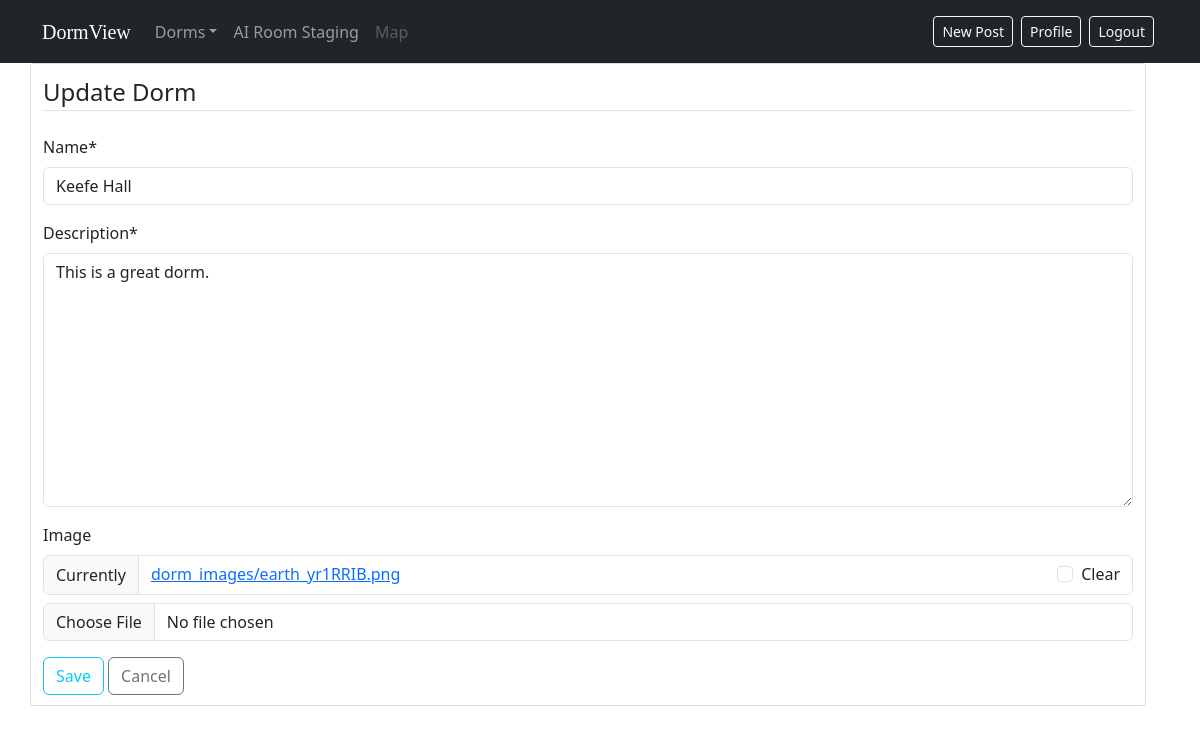
The page /dorm/keefe-hall/update/ (signed in) on the database as committed earlier.
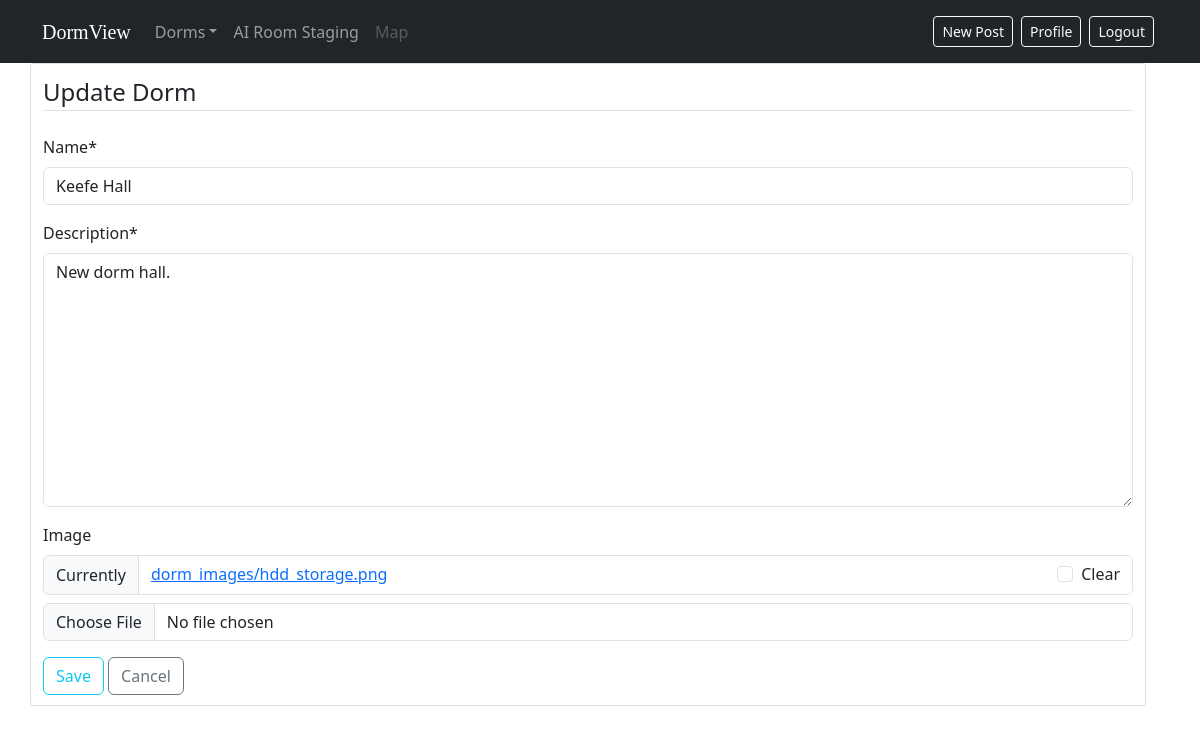
The same page on the database as committed later.
### review/models.py (models this page shows, shortened)
class Dorm(models.Model):
    name = models.CharField(max_length=100)
    slug = models.SlugField(max_length=100, unique=True, blank=True)
    description = models.TextField()
    image = models.ImageField(upload_to='dorm_images', blank=True, null=True)

### review/views.py (the view, shortened to what this page needs)
# urls.py: path('dorm/<slug:slug>/update/', DormUpdateView.as_view(), name='dorm-update'),
@method_decorator(staff_member_required, name='dispatch')
class DormUpdateView(LoginRequiredMixin, UpdateView):
    model = Dorm
    form_class = DormForm
    template_name = 'review/dorm_form.html'
    slug_field = 'slug'
    slug_url_kwarg = 'slug'

### review/forms.py
class DormForm(forms.ModelForm):
    class Meta:
        model = Dorm
        fields = ['name', 'description', 'image']

### review/templates/review/dorm_form.html (shortened to what this page needs)
{% extends 'review/base.html' %}
{% load crispy_forms_tags %}
{% block content %}
    <div class="content-section">
        <form method="POST" enctype="multipart/form-data">
            <fieldset class="form-group">
                <legend class="border-bottom mb-4">
                    {% if object %}
                        Update Dorm
                    {% else %}
                        Add New Dorm
                    {% endif %}
                </legend>
                {{ form|crispy }}
            </fieldset>
            <div class="form-group">
                <button class="btn btn-outline-info" type="submit">Save</button>
                <a class="btn btn-outline-secondary" href="{% url 'dorm-list' %}">Cancel</a>
            </div>
        </form>
    </div>
{% endblock content %}

Rows that differ between the two databases and show on the page:
changed Dorm "Keefe Hall": description "This is a great dorm." → "New dorm hall."
Other text that changed with them:
text no longer shown: "Name * Description * Image Currently dorm_images/earth_yr1RRIB.png Clear"
text now shown: "Name * Description * Image Currently dorm_images/hdd_storage.png Clear"
